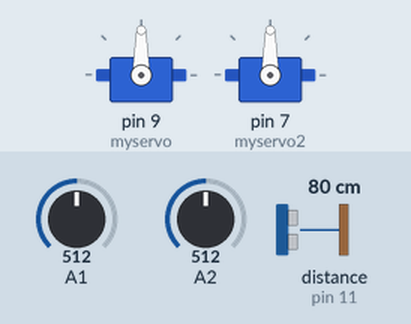
The sketch below on a simulated Arduino Uno, built with avr-gcc and run on an emulated ATmega328P. Parts: 2 × servo. Wiring (inferred from the names in the program): ultrasonic range finder: trigger pin 10; echo pin 11. The test bench sets the inputs (shaded band); at power-on: A1 = 512, A2 = 512, distance to the obstacle (sensor on pin 11) 80 cm. The echo pulse lasts 58.3 µs per cm; what the sketch prints to the serial monitor is not drawn.

Above: at 1.2 s.
1.3 s: A1 set to 716
At 2.2 s:
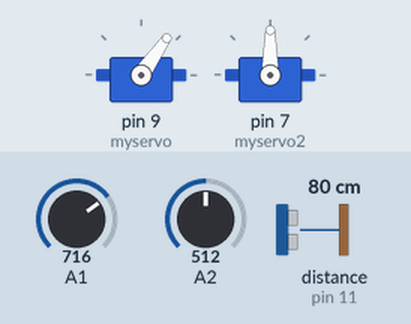
2.8 s: A2 set to 716
At 3.4 s:
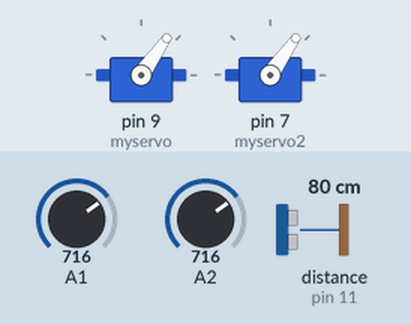
4.3 s: A1 set to 900
At 4.7 s:
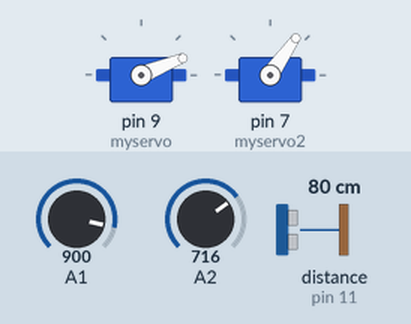
5.8 s: A2 set to 900
At 7.0 s:
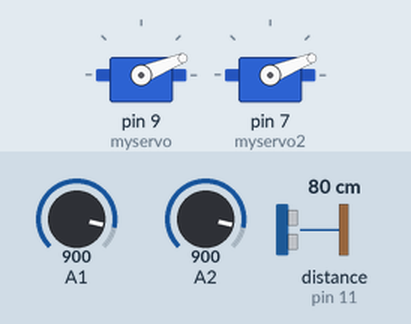
7.3 s: A1 set to 1023
At 8.3 s:
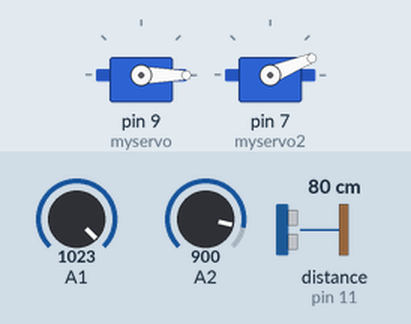
8.8 s: A2 set to 1023
At 9.5 s:
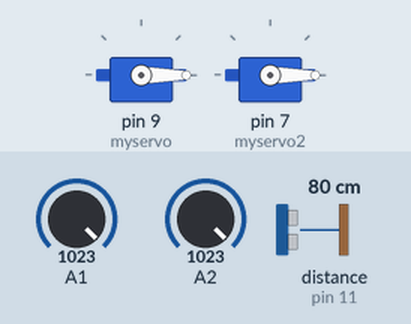
Timing chart, 0 to 11.3 s (numbered marks = the images above; inputs shaded):
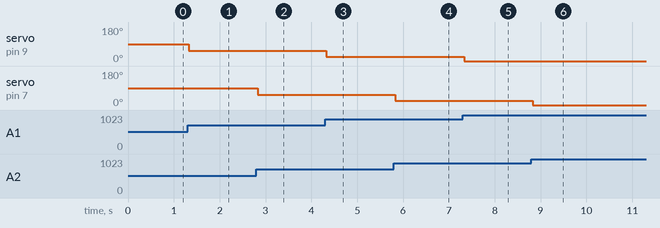

Measured:
- after the input at 1.3 s, servo on pin 9 (myservo): 90° → 55° at once
- after the input at 2.8 s, servo on pin 7 (myservo2): 90° → 55° at once
- after the input at 4.3 s, servo on pin 9 (myservo): 55° → 22° at once
- after the input at 5.8 s, servo on pin 7 (myservo2): 55° → 22° at once
- after the input at 7.3 s, servo on pin 9 (myservo): 22° → 0° at once
- after the input at 8.8 s, servo on pin 7 (myservo2): 22° → 0° at once

The sketch:

joystick.ino
```cpp
/*
 Controlling a servo position using a joystick
*/
#include <Servo.h>
Servo myservo;  // create servo object to control a servo
Servo myservo2;
// Define Pins
const int joystickX = A1;         // joystick X axis
const int joystickY = A2;       // joystick Y axis
const int trigPin = 10;
const int echoPin = 11;
long duration;
int distance;
void setup() {
  myservo.attach(9);  // attaches the servo on pin 9 to the servo object
  myservo2.attach(7);
      pinMode(trigPin, OUTPUT);
      pinMode(echoPin, INPUT);
      Serial.begin(9600);
}
void loop() {
  // read and scale the two axes:
  int xReading = readAxis(joystickX);
  int yReading = readAxis(joystickY);
  myservo.write(180-xReading);
  myservo2.write(180-yReading);
  delay(30);
  distance = calculateDistance();
        Serial.print(distance);
        Serial.print(";");
}
// reads an axis (A1 or A2 for x or y) and scales the
int readAxis(int thisAxis) {
  // read the analog input:
  int reading = analogRead(thisAxis);
  // map the reading from the analog input range to the output range:
  reading = map(reading, 0, 1023, 0, 180);
  return reading;
}
int calculateDistance(){
    digitalWrite(trigPin, LOW);
    delayMicroseconds(2);

    digitalWrite(trigPin, HIGH);
    delayMicroseconds(10);
    digitalWrite(trigPin, LOW);
    duration = pulseIn(echoPin, HIGH);
    distance= duration*0.034/2;
    return distance;
}
```
